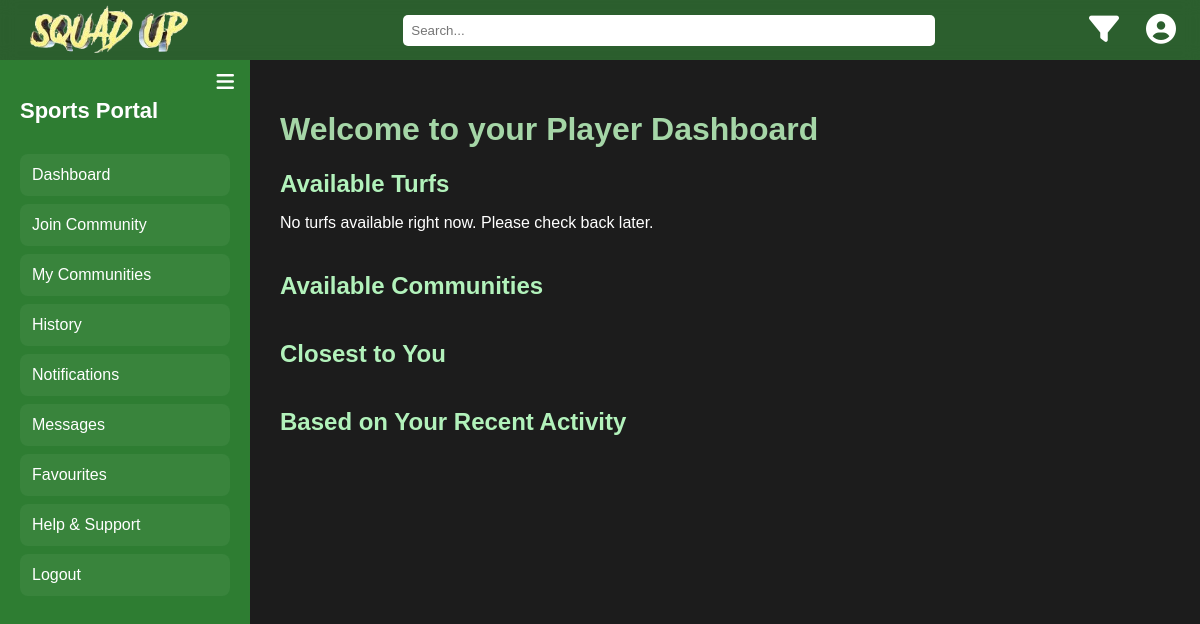
Page /player-dashboard (signed in) on the earlier database version.
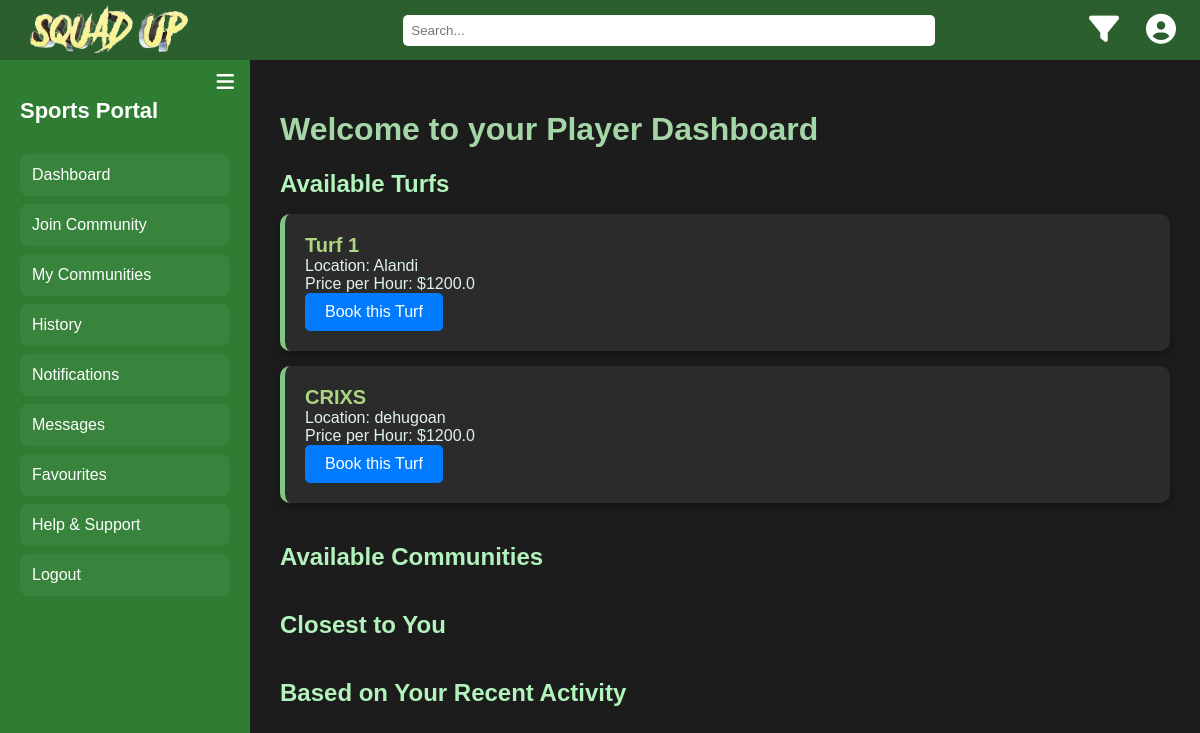
Same page on the later database version.
### models.py (models this page shows)
class Turf(db.Model):
    id = db.Column(db.Integer, primary_key=True)
    name = db.Column(db.String(100), nullable=False)
    location = db.Column(db.String(100), nullable=False)
    price_per_hour = db.Column(db.Float, nullable=False)
    description = db.Column(db.Text, nullable=True)
    owner_id = db.Column(db.Integer, db.ForeignKey('user.id'), nullable=False)
    slots = db.relationship('Slot', back_populates='turf', lazy=True, cascade="all, delete-orphan")

### app.py (the view)
@app.route('/player-dashboard')
def player_dashboard():
    user_id = session.get('user_id')
    if not user_id:
        return redirect(url_for('login'))
    turfs = Turf.query.all()
    my_communities = Community.query.all()
    my_community_ids = [c.id for c in my_communities]
    join_requests = JoinRequest.query.filter(JoinRequest.community_id.in_(my_community_ids)).all()
    return render_template('player_dashboard.html', join_requests=join_requests, turfs=turfs)

### app.py (called while the page is built)
@app.before_request
def page_last_visited():
    excluded_routes = ['login', 'logout', 'static', 'register']
    if request.endpoint not in excluded_routes and request.method == 'GET':
        session['page_last_visited_url'] = request.path

### templates/player_dashboard.html (shortened to what this page needs)
<!DOCTYPE html>
<html lang="en">
<head>
    <link href="https://cdnjs.cloudflare.com/ajax/libs/font-awesome/6.4.0/css/all.min.css" rel="stylesheet">
</head>
<body>
    <div class="header">
        <div class="logo"><img class="squadUp-logo" src="/static/squadUp-logo.png" alt="Squad Up Logo"></div>
        <div class="search-container">
            <input type="text" placeholder="Search...">
        </div>
        <div class="icons">
            <button class="icon-button" title="Filters"><i class="fas fa-filter"></i></button>
            <button class="icon-button" title="Profile"><i class="fas fa-user-circle"></i></button>
        </div>
    </div>
    <div class="sidebar" id="sidebar">
        <button class="toggle-button" onclick="toggleSidebar()"><i class="fas fa-bars"></i></button>
        <h2>Sports Portal</h2>
        <a href="{{ url_for('player_dashboard') }}">Dashboard</a>
        <a href="{{ url_for('join_community') }}">Join Community</a>
        <a href="{{ url_for('my_communities') }}">My Communities</a>
        <a href="#">History</a>
        <a href="#">Notifications</a>
        <a href="#">Messages</a>
        <a href="#">Favourites</a>
        <a href="#">Help & Support</a>
        <a href="{{ url_for('logout') }}">Logout</a>
    </div>
    <div class="main" id="main">
        <div class="content">
            <h1>Welcome to your Player Dashboard</h1>
            <div class="section">
                <h2>Available Turfs</h2>
                <ul>
                    {% for turf in turfs %}
                    <li>
                        <strong>{{ turf.name }}</strong><br>
                        Location: {{ turf.location }}<br>
                        Price per Hour: ${{ turf.price_per_hour }}<br>
                        <a href="{{ url_for('book_turf', turf_id=turf.id) }}" class="btn">Book this Turf</a>
                    </li>
                    {% endfor %}
                </ul>
                {% if turfs|length == 0 %}
                <p>No turfs available right now. Please check back later.</p>
                {% endif %}
            </div>
            <div class="section">
                <h2>Available Communities</h2>
            </div>
            <div class="section">
                <h2>Closest to You</h2>
            </div>
            <div class="section">
                <h2>Based on Your Recent Activity</h2>
            </div>
        </div>
    </div>
</body>
</html>

### templates/player_dashboard.html (style rules this page uses)
body { font-family: 'Arial', sans-serif; background-color: #1c1c1c; color: #ffffff; margin: 0; padding: 0; }
.header { background-color: rgba(56, 142, 60, 0.598); color: white; padding: 10px 30px; display: flex; align-items: center; justify-content: space-between; position: fixed; top: 0; left: 0; width: 96vw; z-index: 1000; height: 40px; backdrop-filter: blur(8px); }
.header .logo .squadUp-logo { width: 70%; }
.header .search-container { flex: 1; display: flex; justify-content: center; margin-left: -20%; }
.header input[type="text"] { padding: 8px; width: 40%; border-radius: 5px; border: none; }
.header .icons { display: flex; align-items: center; justify-content: left; gap: 15px; margin-left: -20%; }
.icon-button { background-color: transparent; border: none; color: white; cursor: pointer; font-size: 30px; }
.sidebar { width: 250px; background-color: #2e7d32; color: white; height: calc(100vh - 60px); padding: 20px; box-sizing: border-box; position: fixed; top: 60px; left: 0; transition: width 0.3s ease; overflow-x: hidden; }
.sidebar h2 { color: #fff; font-size: 22px; margin-bottom: 30px; transition: opacity 0.3s ease; }
.sidebar a { display: block; color: white; text-decoration: none; padding: 12px; font-size: 16px; border-radius: 8px; margin-bottom: 8px; background-color: rgba(255, 255, 255, 0.05); transition: background-color 0.3s ease, transform 0.2s ease; }
.toggle-button { position: absolute; top: 10px; right: 10px; background-color: transparent; border: none; color: white; font-size: 20px; cursor: pointer; }
.main { margin-left: 250px; padding-top: 60px; transition: margin-left 0.3s ease; }
.content { padding: 30px; }
h1 { color: #a5d6a7; }
.section { margin-bottom: 40px; }
.section h2 { color: #b2f2bb; margin-bottom: 15px; }
ul { list-style-type: none; padding: 0; }
li { background-color: #2b2b2b; border-radius: 10px; box-shadow: 0 4px 10px rgba(0, 0, 0, 0.3); margin-bottom: 15px; padding: 20px; color: #e0f2f1; border-left: 5px solid #81c784; }
strong { font-size: 20px; color: #aed581; }
a.btn { display: inline-block; padding: 10px 20px; background-color: #007BFF; color: white; text-decoration: none; border-radius: 5px; font-size: 16px; }

Differences in the rows shown:
added Turf: name "Turf 1", location "Alandi", price_per_hour "1200.0"
added Turf: name "CRIXS", location "dehugoan", price_per_hour "1200.0"
Other differences:
text no longer shown: "No turfs available right now. Please check back later."
